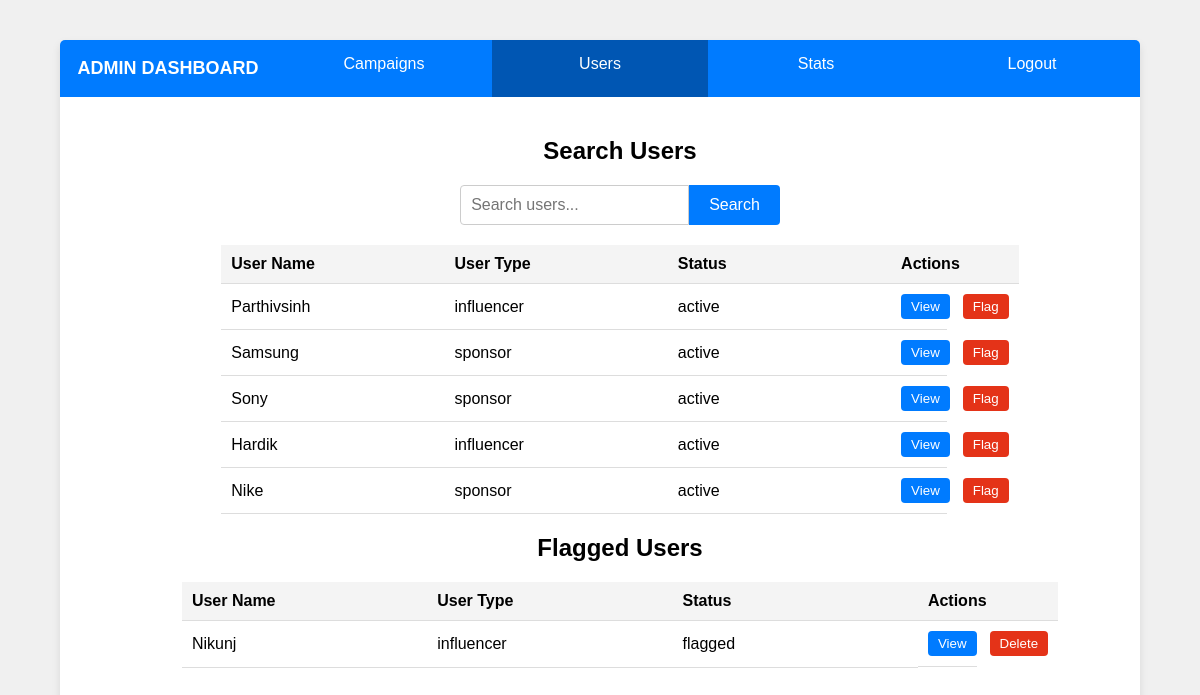
The page /admin-users (signed in) on the database its author committed.
### main.py (models this page shows)
class User(db.Model):
    __tablename__ = 'users'
    user_id = db.Column(db.Integer, autoincrement=True, primary_key=True)
    username = db.Column(db.String, unique=True, nullable=False)
    password = db.Column(db.String, nullable=False)
    role = db.Column(db.String, default="influencer")
    remarks = db.Column(db.String, default='active')
    influencer = db.relationship('Influencer', backref='user', uselist=False)
    sponsor = db.relationship('Sponsor', backref='user', uselist=False)

### main.py (the view)
@app.route('/admin-users', methods=['GET', 'POST'])
def admin_users():
    if 'user_id' in session:
        if request.method == 'POST':
            search_query = request.form.get('search_query')
            users = User.query.filter(
                User.username.ilike(f'%{search_query}%'),
                User.remarks != 'flagged'
            ).all()
        else:
            users = User.query.filter_by(remarks='active').filter(
                User.role.in_(['influencer', 'sponsor'])
            ).all()
        flagged_users = User.query.filter_by(remarks='flagged').all()
        return render_template('admin-users.html', users=users, flagged_users=flagged_users)
    return redirect(url_for('index'))

### templates/admin-users.html (shortened to what this page needs)
<!DOCTYPE html>
<html lang="en">
<head>
</head>
<body>
    <div class="container">
        <div class="nav">
            <p class="page-title">ADMIN DASHBOARD</p>
            <a href="/admin-campaigns">Campaigns</a>
            <a href="/admin-users" class="active">Users</a>
            <a href="/admin-stats">Stats</a>
            <a href="/">Logout</a>
        </div>
        <div class="content">
            <h2>Search Users</h2>
            <div class="search-bar-container">
                <form action="{{ url_for('admin_users') }}" method="post">
                    <input type="text" name="search_query" placeholder="Search users..." required>
                    <button type="submit">Search</button>
                </form>
            </div>
            <table>
                <thead>
                    <tr>
                        <th>User Name</th>
                        <th>User Type</th>
                        <th>Status</th>
                        <th>Actions</th>
                    </tr>
                </thead>
                <tbody>
                    {% for user in users %}
                    <tr>
                        <td>{{user.username}}</td>
                        <td>{{user.role}}</td>
                        <td>{{user.remarks}}</td>
                        <td class="button-group">
                            <form action="{{ url_for('view_user', user_id=user.user_id) }}" method="get">
                                <button type="submit" class="view-btn">View</button>
                            </form>
                            <form action="{{ url_for('flag_user', user_id=user.user_id) }}" method="post">
                                <button type="submit" class="flag-btn">Flag</button>
                            </form>
                        </td>
                    </tr>
                    {% endfor %}
                </tbody>
            </table>
            <h2>Flagged Users</h2>
            <table>
                <thead>
                    <tr>
                        <th>User Name</th>
                        <th>User Type</th>
                        <th>Status</th>
                        <th>Actions</th>
                    </tr>
                </thead>
                <tbody>
                    {% for flagged_user in flagged_users %}
                    <tr>
                        <td>{{flagged_user.username}}</td>
                        <td>{{flagged_user.role}}</td>
                        <td>{{flagged_user.remarks}}</td>
                        <td class="button-group">
                            <form action="{{ url_for('view_user', user_id=flagged_user.user_id) }}" method="get">
                                <button type="submit" class="view-btn">View</button>
                            </form>
                            <form action="{{ url_for('flag_user', user_id=flagged_user.user_id) }}" method="post">
                                <button type="submit" class="flag-btn">Delete</button>
                            </form>
                        </td>
                    </tr>
                    {% endfor %}
                </tbody>
            </table>
        </div>
    </div>
</body>
</html>

### templates/admin-users.html (style rules this page uses)
body { font-family: Arial, sans-serif; background-color: #f0f0f0; display: flex; justify-content: center; align-items: center; height: 100vh; margin: 0; }
.container { margin-top: 0%; width: 90%; max-width: 2000px; height: 90%; background-color: #fff; border-radius: 5px; box-shadow: 0 4px 8px rgba(0, 0, 0, 0.1); overflow-x: hidden; overflow-y: scroll; position: relative; }
.nav { display: flex; background-color: #007BFF; position: sticky; top: 0; }
.nav a { flex: 1; padding: 15px; text-align: center; text-decoration: none; color: #fff; transition: background-color 0.3s; }
.nav .active { background-color: #0056b3; }
.content { padding: 20px; width: 100%; overflow-y: auto; display: flex; flex-direction: column; align-items: center; }
.page-title { width: 20%; color: white; text-align: center; font-weight: 600; font-size: large; }
.content { padding: 20px; width: 100%; overflow-y: auto; }
.search-bar-container { display: flex; justify-content: center; margin-bottom: 20px; }
form { display: flex; justify-content: center; }
.search-bar-container input[type="text"] { padding: 10px; font-size: 1em; width: 80%; border: 1px solid #ccc; border-radius: 4px 0 0 4px; }
.search-bar-container button { padding: 10px 20px; font-size: 1em; border: none; cursor: pointer; background-color: #007BFF; color: #fff; border-radius: 0 4px 4px 0; transition: background-color 0.3s; }
table { width: auto; border-collapse: collapse; margin-top: 20px; margin: 0 auto; }
th, td { padding: 10px; width: 28%; text-align: left; border-bottom: 1px solid #ddd; }
th { background-color: #f4f4f4; }
.view-btn { background-color: #007BFF; color: #fff; border-radius: 4px; margin-right: 8px; }
.flag-btn { background-color: #e43318; color: #fff; border-radius: 4px; }
.button-group { display: flex; gap: 5px; }
.button-group form { margin: 0; }
.button-group button { padding: 5px 10px; cursor: pointer; border: none; }

### rows shown on the page
User: username "Parthivsinh", role "influencer", remarks "active"
User: username "Samsung", role "sponsor", remarks "active"
User: username "Sony", role "sponsor", remarks "active"
User: username "Hardik", role "influencer", remarks "active"
User: username "Nike", role "sponsor", remarks "active"
User: username "Nikunj", role "influencer", remarks "flagged"
